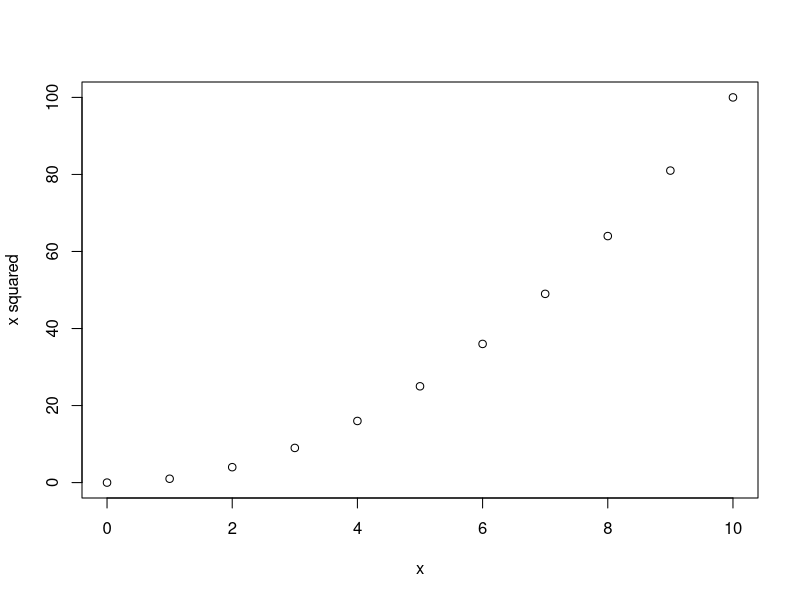
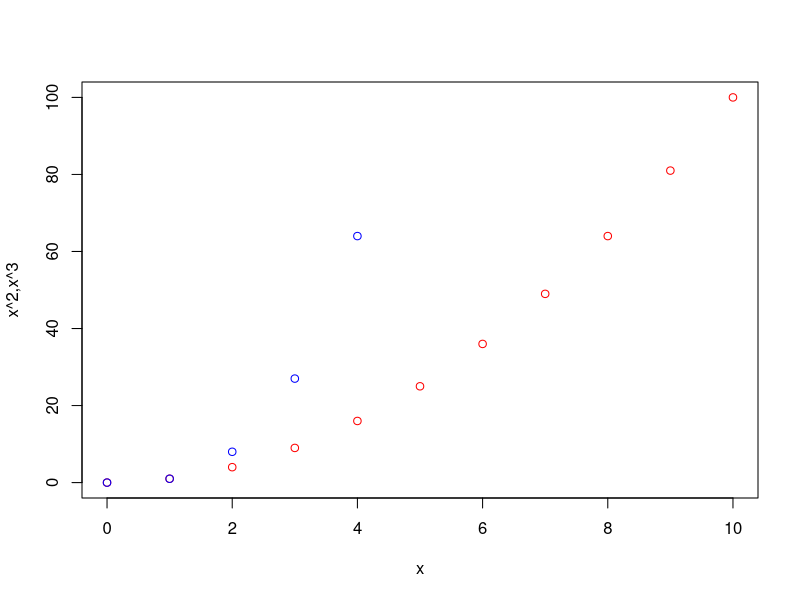
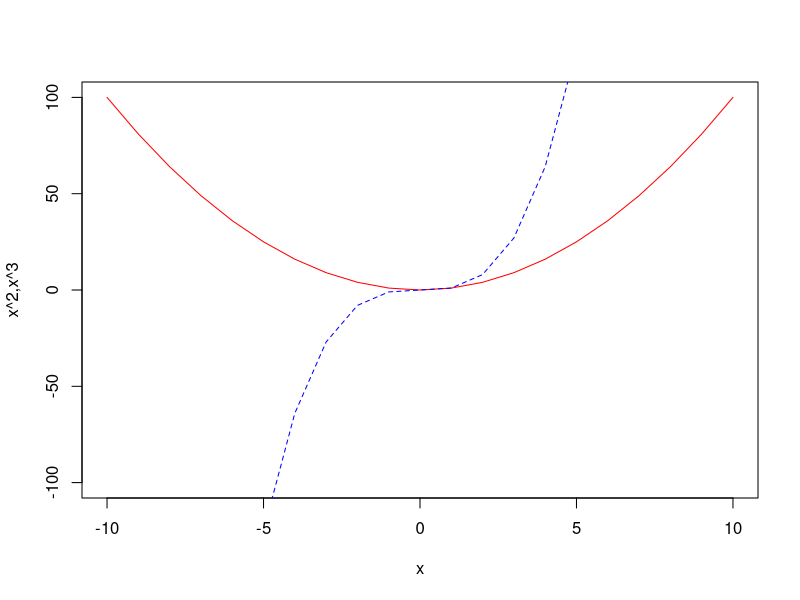

Source code (R) for these figures, in order:
### R code from vignette source '/Users/jonathanborrelli/Desktop/GitHub/introduction_to_R_ecology/Lecture01/Lecture01.Rnw'
### Encoding: UTF-8

###################################################
### code chunk number 1: Lecture01.Rnw:327-328
###################################################
log(10)


###################################################
### code chunk number 2: Lecture01.Rnw:331-332
###################################################
log(10,base=10)


###################################################
### code chunk number 3: Lecture01.Rnw:336-337
###################################################
10^2; log(10^2,base=10)


###################################################
### code chunk number 4: Lecture01.Rnw:350-351 (eval = FALSE)
###################################################
## help()


###################################################
### code chunk number 5: Lecture01.Rnw:354-355 (eval = FALSE)
###################################################
## help.start()


###################################################
### code chunk number 6: Lecture01.Rnw:358-359 (eval = FALSE)
###################################################
## help(log)


###################################################
### code chunk number 7: Lecture01.Rnw:364-365 (eval = FALSE)
###################################################
## ?log


###################################################
### code chunk number 8: Lecture01.Rnw:368-369 (eval = FALSE)
###################################################
## ??log


###################################################
### code chunk number 9: Lecture01.Rnw:418-419
###################################################
1 + 1/12


###################################################
### code chunk number 10: Lecture01.Rnw:422-423
###################################################
x <- 1 + 1/12


###################################################
### code chunk number 11: Lecture01.Rnw:426-427
###################################################
x


###################################################
### code chunk number 12: Lecture01.Rnw:430-431
###################################################
(x <- 1 + 1/12)


###################################################
### code chunk number 13: Lecture01.Rnw:444-446
###################################################
(n <- 10)
(n <- n + 1)


###################################################
### code chunk number 14: Lecture01.Rnw:450-452
###################################################
n <- 10; n <- n + 1
n


###################################################
### code chunk number 15: Lecture01.Rnw:469-471
###################################################
x <- c(5,67,9,7); x
y <- c(1,2,x,100); y


###################################################
### code chunk number 16: Lecture01.Rnw:474-476
###################################################
xletter <- c('b','e','j','h'); xletter
xlogical <- c(TRUE,FALSE,TRUE); xlogical


###################################################
### code chunk number 17: Lecture01.Rnw:489-492
###################################################
x <- c(5,67,9,7)
x[1]
x[c(1,3)]


###################################################
### code chunk number 18: Lecture01.Rnw:495-497
###################################################
x[-1]
x[-c(1,3)]


###################################################
### code chunk number 19: Lecture01.Rnw:510-512
###################################################
x <- c(5,67,9,7)
x > 5


###################################################
### code chunk number 20: Lecture01.Rnw:515-516
###################################################
z <- which(x>5); z


###################################################
### code chunk number 21: Lecture01.Rnw:519-520
###################################################
(z <- x[which(x>5)])


###################################################
### code chunk number 22: Lecture01.Rnw:532-534
###################################################
x <- c(5,67,9,7)
x[3] <- 47; x


###################################################
### code chunk number 23: Lecture01.Rnw:537-538
###################################################
x[5] <- 99; x


###################################################
### code chunk number 24: Lecture01.Rnw:541-542
###################################################
x[c(1,2)] <- c(446,51); x


###################################################
### code chunk number 25: Lecture01.Rnw:558-559
###################################################
x <- 2:9; x


###################################################
### code chunk number 26: Lecture01.Rnw:562-563
###################################################
y <- 3:-1; y


###################################################
### code chunk number 27: Lecture01.Rnw:566-567
###################################################
z <- -(1:3); z


###################################################
### code chunk number 28: Lecture01.Rnw:580-581
###################################################
x <- seq(from=1,to=100,by=10); x


###################################################
### code chunk number 29: Lecture01.Rnw:584-585
###################################################
y <- seq(from=0,to=100,length=5); y


###################################################
### code chunk number 30: Lecture01.Rnw:588-589
###################################################
z <- seq(from=3,to=0,by=-1.5); z


###################################################
### code chunk number 31: Lecture01.Rnw:602-603
###################################################
x <- rep(52,3); x


###################################################
### code chunk number 32: Lecture01.Rnw:606-607
###################################################
y <- rep(52:54,2); y


###################################################
### code chunk number 33: Lecture01.Rnw:610-611
###################################################
z <- rep(52:54,each=2); z


###################################################
### code chunk number 34: Lecture01.Rnw:627-632
###################################################
(x <- seq(from=20,to=1,length=5))
length(x);
min(x); max(x)
mean(x);sum(x)
sort(x)


###################################################
### code chunk number 35: Lecture01.Rnw:649-652
###################################################
(x<-1:5)
x^2
log(x)


###################################################
### code chunk number 36: Lecture01.Rnw:655-657
###################################################
(y<-11:15)
x+y; x*y


###################################################
### code chunk number 37: Lecture01.Rnw:670-672
###################################################
(x<-1:5); (y<-3:5)
x+y; x*y


###################################################
### code chunk number 38: Lecture01.Rnw:697-698
###################################################
(M <- matrix(c(1,2,3,4),nrow=2))


###################################################
### code chunk number 39: Lecture01.Rnw:716-717
###################################################
(M <- matrix(1:4,nrow=2,byrow=TRUE))


###################################################
### code chunk number 40: Lecture01.Rnw:729-733
###################################################
(A <- matrix(1:8,nrow=2,byrow=TRUE))
A[1,2]  # get row 1, column 2
A[1,]   # get first row
A[,3]   # get third column


###################################################
### code chunk number 41: Lecture01.Rnw:745-748
###################################################
(A <- matrix(1:8,nrow=2,byrow=TRUE))
which(A>5) # indicies of elements greater than 5
A[A>5]     # values of those elements


###################################################
### code chunk number 42: Lecture01.Rnw:760-762
###################################################
(A <- matrix(11:5,nrow=2,byrow=TRUE))
log(A)


###################################################
### code chunk number 43: plot1
###################################################
x <- seq(from=0,to=10,by=1); y <- x^2
plot(x,y,xlab="x",ylab="x squared")


###################################################
### code chunk number 44: plot2
###################################################
x <- seq(from=0,to=10,by=1); y <- x^2; z <- x^3
plot(x,y,xlab="x",ylab="x^2,x^3",col="red")
points(x,z,col="blue")


###################################################
### code chunk number 45: plot3
###################################################
x <- seq(from=-10,to=10,by=1); y <- x^2; z <- x^3
plot(0, type="n", xlab="x",ylab="x^2,x^3",
     xlim=c(-10,10),ylim=c(-100,100))
lines(x,y,lty=1,col="red") 
lines(x,z,lty=2,col="blue")


###################################################
### code chunk number 46: Lecture01.Rnw:870-871
###################################################
rm(list=ls())


###################################################
### code chunk number 47: Lecture01.Rnw:875-877
###################################################
x <- 5;  y <- c(4,98)
ls()


###################################################
### code chunk number 48: Lecture01.Rnw:892-893
###################################################
rm(list=ls())


###################################################
### code chunk number 49: Lecture01.Rnw:897-899
###################################################
x <- 5;  y <- c(4,98)
rm(x); ls()


###################################################
### code chunk number 50: Lecture01.Rnw:903-904
###################################################
rm(list=ls())


###################################################
### code chunk number 51: Lecture01.Rnw:908-910
###################################################
x <- 5;  y <- c(4,98)
rm(list=ls()); ls()


